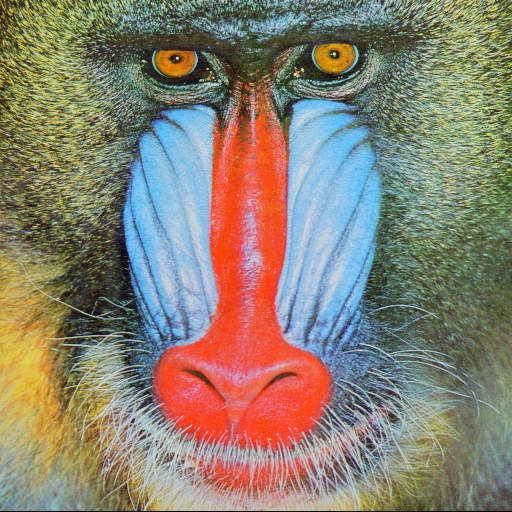
#> input picture mandrill.jpg, 512 x 512 px
$ python program04.py
#> lines starting #> are read from the running program, lines starting #| are printed output that depends on the picture
import cv2

img = cv2.imread('mandrill.jpg')
#> img is the input picture: shape (512, 512, 3); mean B, G, R 113.1, 128.9, 137.4

h, w, c = img.shape
#> h = 512; w = 512; c = 3

mat = cv2.getRotationMatrix2D( (w/2, h/4), 30, 0.5)

img2 = cv2.warpAffine(img, mat, (w, h))
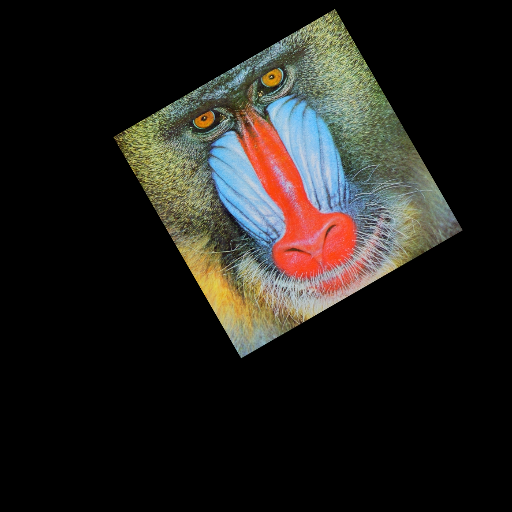
#> img2: shape (512, 512, 3); mean B, G, R 28.3, 32.2, 34.3

cv2.imshow("Image", img)
cv2.imshow("Image1",img2)

key = cv2.waitKey(0)
#> (key Esc is pressed here)

cv2.destroyAllWindows()

$ run again, with blackboard.jpg copied over mandrill.jpg
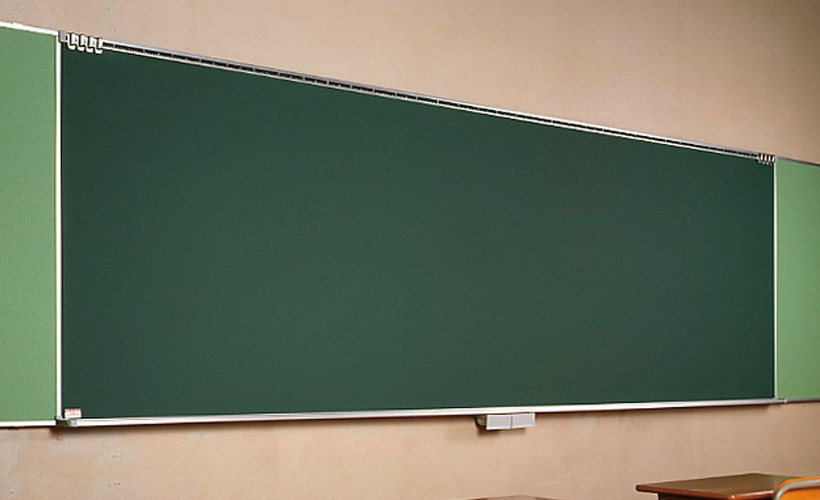
#> input picture blackboard.jpg, 820 x 500 px
#> img is the input picture: shape (500, 820, 3); mean B, G, R 97.4, 116.3, 109.6
#> `img2 = cv2.warpAffine(img, mat, (w, h))`:
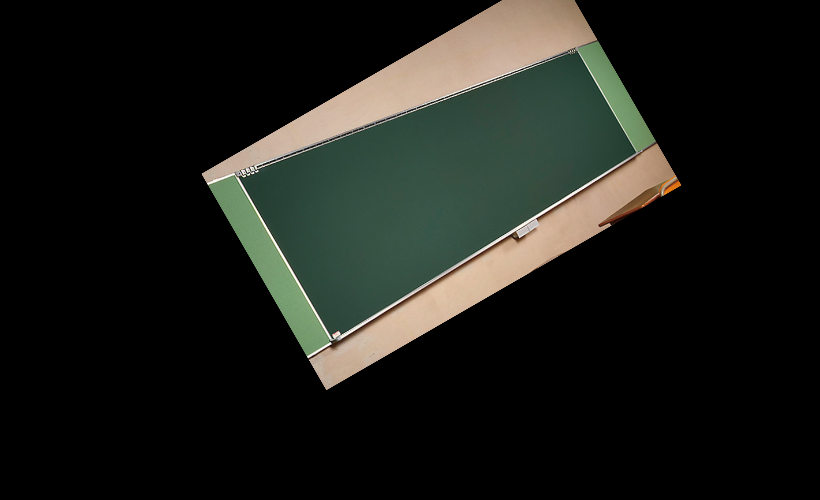
#> img2: shape (500, 820, 3); mean B, G, R 24.1, 28.7, 27

$ run again, with road.jpg copied over mandrill.jpg
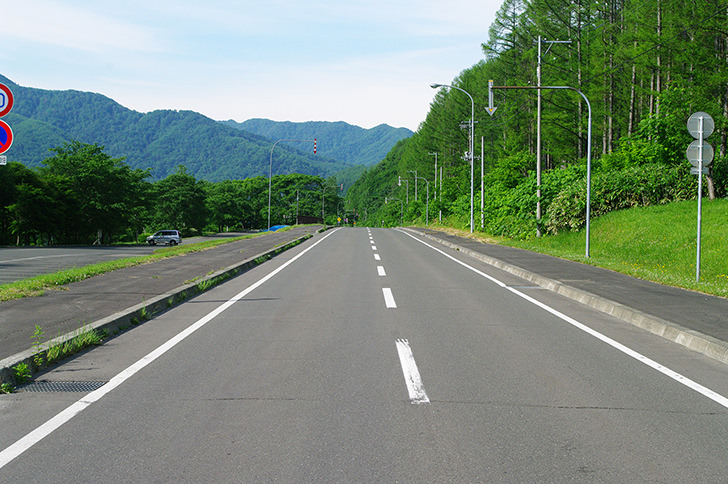
#> input picture road.jpg, 728 x 484 px
#> img is the input picture: shape (484, 728, 3); mean B, G, R 121.4, 137.6, 121.6
#> `img2 = cv2.warpAffine(img, mat, (w, h))`:
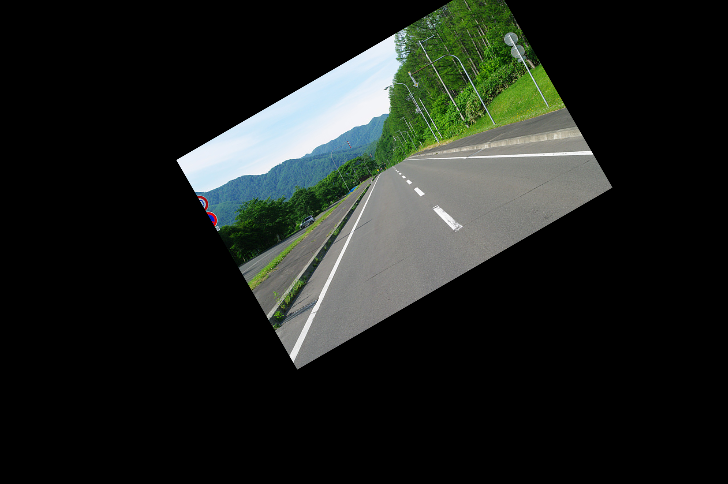
#> img2: shape (484, 728, 3); mean B, G, R 30.3, 34.3, 30.3
